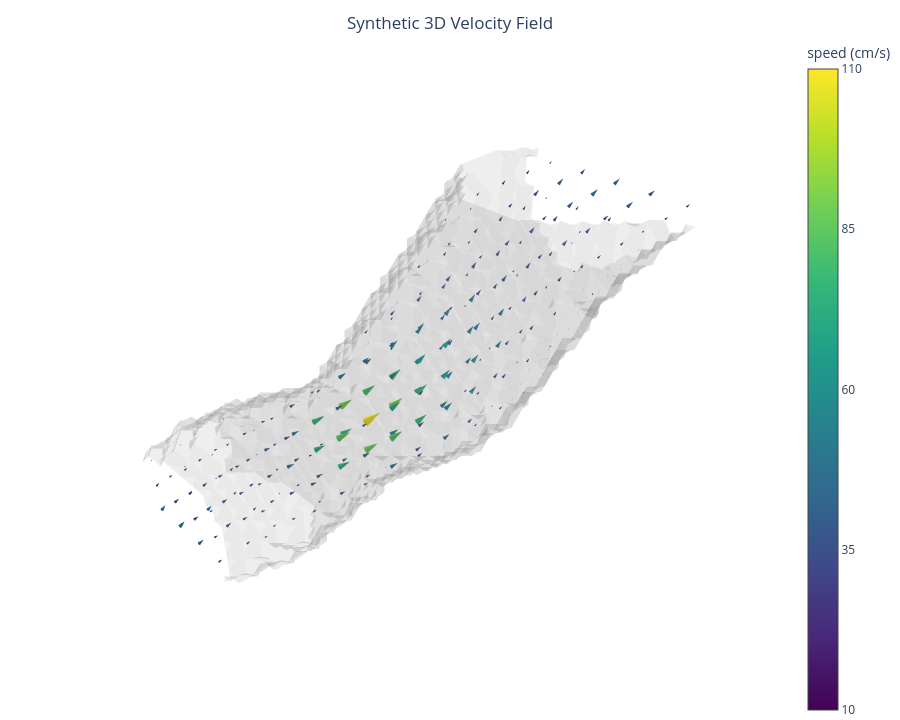

The code cell stored with this chart in its notebook:
### Code cell
velocity, mask = random_flow_field(
    size=size,
    return_mask=True,
)
fig_gt = make_interactive_3d_flow_figure(
    velocity=velocity,
    vessel_mask=mask,
    wall_threshold=0.00,
    vector_threshold=0.10,
    vector_step=3,
    arrow_scale=0.5,
)
fig_gt.show()

### Figure 1 — Plotly figure (JSON) as saved in the notebook; plotly's stock layout.template omitted (floating-point values rounded to 4 significant figures; data arrays with more than 128 entries replaced by an {"elided": "..."} marker saying what was removed)
{"data": [{"caps": {"x": {"show": false}, "y": {"show": false}, "z": {"show": false}}, "colorscale": [[0, "rgb(255,255,255)"], [0.125, "rgb(240,240,240)"], [0.25, "rgb(217,217,217)"], [0.375, "rgb(189,189,189)"], [0.5, "rgb(150,150,150)"], [0.625, "rgb(115,115,115)"], [0.75, "rgb(82,82,82)"], [0.875, "rgb(37,37,37)"], [1, "rgb(0,0,0)"]], "isomax": 1, "isomin": 0.5, "name": "translucent wall", "opacity": 0.16, "showscale": false, "surface": {"count": 1}, "type": "isosurface", "value": {"elided": "32768 float values"}, "x": {"elided": "32768 float values"}, "y": {"elided": "32768 float values"}, "z": {"elided": "32768 float values"}}, {"anchor": "tail", "cauto": false, "cmax": 1.099, "cmin": 0.1022, "colorbar": {"tickmode": "array", "ticktext": ["10", "35", "60", "85", "110"], "tickvals": [0.1022, 0.3513, 0.6004, 0.8495, 1.099], "title": {"text": "speed (cm/s)"}}, "colorscale": [[0, "#440154"], [0.1111, "#482878"], [0.2222, "#3e4989"], [0.3333, "#31688e"], [0.4444, "#26828e"], [0.5556, "#1f9e89"], [0.6667, "#35b779"], [0.7778, "#6ece58"], [0.8889, "#b5de2b"], [1, "#fde725"]], "customdata": {"elided": "217 float values"}, "hovertemplate": "x=%{x:.2f}<br>y=%{y:.2f}<br>z=%{z:.2f}<br>speed=%{customdata:.1f} cm/s<extra></extra>", "name": "velocity vectors", "sizemode": "absolute", "sizeref": 0.5, "type": "cone", "u": {"elided": "217 float values"}, "v": {"elided": "217 float values"}, "w": {"elided": "217 float values"}, "x": {"elided": "217 float values"}, "y": {"elided": "217 float values"}, "z": {"elided": "217 float values"}}], "layout": {"height": 720, "margin": {"b": 0, "l": 0, "r": 0, "t": 35}, "scene": {"aspectmode": "cube", "xaxis": {"range": [-1, 1], "visible": false}, "yaxis": {"range": [-1, 1], "visible": false}, "zaxis": {"range": [-1, 1], "visible": false}}, "title": {"text": "Synthetic 3D Velocity Field", "x": 0.5, "xanchor": "center", "yanchor": "top"}, "width": 900}}
